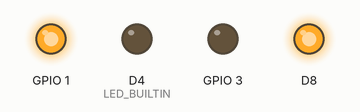
Bench run of a sketch on a simulated ESP8266 (NodeMCU). Shown: output pins drawn as LEDs (lit = HIGH, except the on-board LED, lit = LOW).

Above: at 0.02 s.
At 0.17 s:
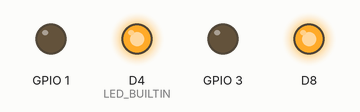
At 1.27 s:
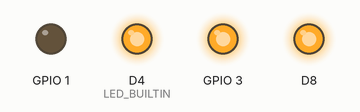
At 2.92 s:
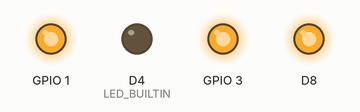
Timing chart, 0 to 3.2 s (numbered marks = the images above):
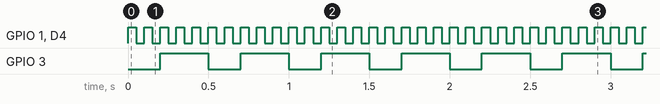

The sketch:

blink-led-fast.ino
```cpp
void setup() {
  pinMode(LED_BUILTIN, OUTPUT);
  pinMode(D10, OUTPUT);
  pinMode(D9, OUTPUT);
  pinMode(D8, OUTPUT);
  digitalWrite(D8, HIGH);
}

void loop() {
  for (int i = 0; i <= 50/50; i++) {
    digitalWrite(LED_BUILTIN, HIGH);
    digitalWrite(D10, HIGH);
    delay(50);
    digitalWrite(LED_BUILTIN, LOW);
    digitalWrite(D10, LOW);
    delay(50);
  }
  digitalWrite(D9, HIGH);
  for (int i = 0; i <= 100/50; i++) {
    digitalWrite(LED_BUILTIN, HIGH);
    digitalWrite(D10, HIGH);
    delay(50);
    digitalWrite(LED_BUILTIN, LOW);
    digitalWrite(D10, LOW);
    delay(50);
  }
  digitalWrite(D9, LOW);
}
```

Measured:
- by itself, GPIO 1, D4 (LED_BUILTIN): alternates HIGH for 0.05 s and LOW for 0.05 s
- by itself, GPIO 3: alternates HIGH for 0.30 s and LOW for 0.20 s
- by itself, everything shown: repeats every 1.5 s, in 10 steps
